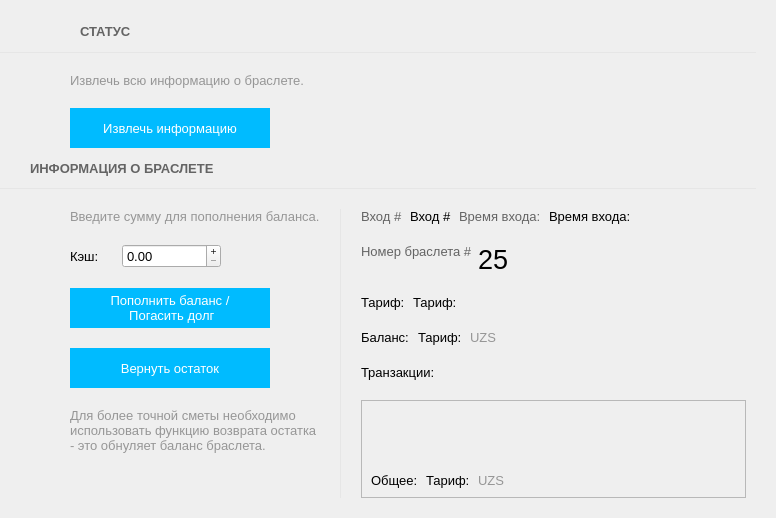
<?xml version="1.0" encoding="UTF-8"?>
<ui version="4.0">
 <class>StatusForm</class>
 <widget class="QWidget" name="StatusForm">
  <property name="geometry">
   <rect>
    <x>0</x>
    <y>0</y>
    <width>776</width>
    <height>518</height>
   </rect>
  </property>
  <property name="windowTitle">
   <string>Form</string>
  </property>
  <layout class="QVBoxLayout" name="verticalLayout_5" stretch="0,0,0,0,0,1">
   <property name="spacing">
    <number>10</number>
   </property>
   <property name="leftMargin">
    <number>0</number>
   </property>
   <property name="topMargin">
    <number>20</number>
   </property>
   <property name="rightMargin">
    <number>20</number>
   </property>
   <property name="bottomMargin">
    <number>20</number>
   </property>
   <item>
    <layout class="QHBoxLayout" name="horizontalLayout">
     <property name="leftMargin">
      <number>30</number>
     </property>
     <item>
      <widget class="QPushButton" name="pushButton">
       <property name="cursor">
        <cursorShape>PointingHandCursor</cursorShape>
       </property>
       <property name="text">
        <string/>
       </property>
       <property name="icon">
        <iconset resource="clientresources.qrc">
         <normaloff>:/images/mimiGlyphs/mimiGlyphs/png/15.png</normaloff>:/images/mimiGlyphs/mimiGlyphs/png/15.png</iconset>
       </property>
       <property name="flat">
        <bool>true</bool>
       </property>
      </widget>
     </item>
     <item>
      <widget class="QLabel" name="label_4">
       <property name="font">
        <font>
         <pointsize>10</pointsize>
         <weight>75</weight>
         <bold>true</bold>
        </font>
       </property>
       <property name="styleSheet">
        <string notr="true">color: rgb(100, 100, 100);</string>
       </property>
       <property name="text">
        <string>СТАТУС</string>
       </property>
      </widget>
     </item>
     <item>
      <spacer name="horizontalSpacer_2">
       <property name="orientation">
        <enum>Qt::Horizontal</enum>
       </property>
       <property name="sizeHint" stdset="0">
        <size>
         <width>40</width>
         <height>20</height>
        </size>
       </property>
      </spacer>
     </item>
    </layout>
   </item>
   <item>
    <widget class="Line" name="line">
     <property name="minimumSize">
      <size>
       <width>0</width>
       <height>1</height>
      </size>
     </property>
     <property name="maximumSize">
      <size>
       <width>16777215</width>
       <height>1</height>
      </size>
     </property>
     <property name="styleSheet">
      <string notr="true">background-color:rgba(230, 230, 230, 255);
</string>
     </property>
     <property name="lineWidth">
      <number>0</number>
     </property>
     <property name="orientation">
      <enum>Qt::Horizontal</enum>
     </property>
    </widget>
   </item>
   <item>
    <layout class="QHBoxLayout" name="horizontalLayout_2">
     <property name="spacing">
      <number>20</number>
     </property>
     <property name="leftMargin">
      <number>30</number>
     </property>
     <property name="topMargin">
      <number>10</number>
     </property>
     <item>
      <layout class="QVBoxLayout" name="verticalLayout_2">
       <property name="spacing">
        <number>5</number>
       </property>
       <property name="topMargin">
        <number>0</number>
       </property>
       <property name="rightMargin">
        <number>0</number>
       </property>
       <item>
        <widget class="QLabel" name="label_3">
         <property name="minimumSize">
          <size>
           <width>20</width>
           <height>20</height>
          </size>
         </property>
         <property name="maximumSize">
          <size>
           <width>20</width>
           <height>20</height>
          </size>
         </property>
         <property name="font">
          <font>
           <pointsize>12</pointsize>
          </font>
         </property>
         <property name="pixmap">
          <pixmap resource="clientresources.qrc">:/images/mimiGlyphs/mimiGlyphs/png/33.png</pixmap>
         </property>
         <property name="scaledContents">
          <bool>true</bool>
         </property>
        </widget>
       </item>
       <item>
        <spacer name="verticalSpacer">
         <property name="orientation">
          <enum>Qt::Vertical</enum>
         </property>
         <property name="sizeHint" stdset="0">
          <size>
           <width>20</width>
           <height>40</height>
          </size>
         </property>
        </spacer>
       </item>
      </layout>
     </item>
     <item>
      <layout class="QVBoxLayout" name="verticalLayout">
       <property name="spacing">
        <number>20</number>
       </property>
       <item>
        <widget class="QLabel" name="label_5">
         <property name="sizePolicy">
          <sizepolicy hsizetype="Preferred" vsizetype="Minimum">
           <horstretch>0</horstretch>
           <verstretch>0</verstretch>
          </sizepolicy>
         </property>
         <property name="font">
          <font>
           <pointsize>10</pointsize>
          </font>
         </property>
         <property name="text">
          <string>&lt;html&gt;&lt;head/&gt;&lt;body&gt;&lt;p&gt;&lt;span style=&quot; color:#969696;&quot;&gt;Извлечь всю информацию о браслете.&lt;/span&gt;&lt;/p&gt;&lt;/body&gt;&lt;/html&gt;</string>
         </property>
         <property name="wordWrap">
          <bool>false</bool>
         </property>
        </widget>
       </item>
       <item>
        <layout class="QHBoxLayout" name="horizontalLayout_5">
         <item>
          <widget class="QPushButton" name="proceed_bracer_pushButton">
           <property name="sizePolicy">
            <sizepolicy hsizetype="Minimum" vsizetype="Minimum">
             <horstretch>0</horstretch>
             <verstretch>0</verstretch>
            </sizepolicy>
           </property>
           <property name="minimumSize">
            <size>
             <width>200</width>
             <height>40</height>
            </size>
           </property>
           <property name="font">
            <font>
             <pointsize>10</pointsize>
            </font>
           </property>
           <property name="styleSheet">
            <string notr="true">QAbstractButton{
color: rgb(255, 255, 255);
border:none;
	background-color: rgb(0, 187, 255);
}
QAbstractButton:hover{
/*background-color: rgb(255, 170, 0);*/
	background-color: rgb(0, 187, 255, 50%);

}</string>
           </property>
           <property name="text">
            <string>Извлечь информацию</string>
           </property>
          </widget>
         </item>
         <item>
          <spacer name="horizontalSpacer">
           <property name="orientation">
            <enum>Qt::Horizontal</enum>
           </property>
           <property name="sizeHint" stdset="0">
            <size>
             <width>40</width>
             <height>20</height>
            </size>
           </property>
          </spacer>
         </item>
        </layout>
       </item>
      </layout>
     </item>
    </layout>
   </item>
   <item>
    <layout class="QHBoxLayout" name="horizontalLayout_3">
     <property name="leftMargin">
      <number>30</number>
     </property>
     <item>
      <widget class="QLabel" name="label_6">
       <property name="font">
        <font>
         <pointsize>10</pointsize>
         <weight>75</weight>
         <bold>true</bold>
        </font>
       </property>
       <property name="styleSheet">
        <string notr="true">color: rgb(100, 100, 100);</string>
       </property>
       <property name="text">
        <string>ИНФОРМАЦИЯ О БРАСЛЕТЕ</string>
       </property>
      </widget>
     </item>
     <item>
      <spacer name="horizontalSpacer_3">
       <property name="orientation">
        <enum>Qt::Horizontal</enum>
       </property>
       <property name="sizeHint" stdset="0">
        <size>
         <width>40</width>
         <height>20</height>
        </size>
       </property>
      </spacer>
     </item>
    </layout>
   </item>
   <item>
    <widget class="Line" name="line_2">
     <property name="minimumSize">
      <size>
       <width>0</width>
       <height>1</height>
      </size>
     </property>
     <property name="maximumSize">
      <size>
       <width>16777215</width>
       <height>1</height>
      </size>
     </property>
     <property name="styleSheet">
      <string notr="true">background-color:rgba(230, 230, 230, 255);
</string>
     </property>
     <property name="lineWidth">
      <number>0</number>
     </property>
     <property name="orientation">
      <enum>Qt::Horizontal</enum>
     </property>
    </widget>
   </item>
   <item>
    <layout class="QHBoxLayout" name="horizontalLayout_4" stretch="0,0,0,1">
     <property name="spacing">
      <number>20</number>
     </property>
     <property name="leftMargin">
      <number>30</number>
     </property>
     <property name="topMargin">
      <number>10</number>
     </property>
     <item>
      <layout class="QVBoxLayout" name="verticalLayout_3">
       <property name="spacing">
        <number>5</number>
       </property>
       <property name="topMargin">
        <number>0</number>
       </property>
       <property name="rightMargin">
        <number>0</number>
       </property>
       <item>
        <widget class="QLabel" name="label_7">
         <property name="minimumSize">
          <size>
           <width>20</width>
           <height>20</height>
          </size>
         </property>
         <property name="maximumSize">
          <size>
           <width>20</width>
           <height>20</height>
          </size>
         </property>
         <property name="font">
          <font>
           <pointsize>12</pointsize>
          </font>
         </property>
         <property name="pixmap">
          <pixmap resource="clientresources.qrc">:/images/mimiGlyphs/mimiGlyphs/png/4.png</pixmap>
         </property>
         <property name="scaledContents">
          <bool>true</bool>
         </property>
        </widget>
       </item>
       <item>
        <spacer name="verticalSpacer_3">
         <property name="orientation">
          <enum>Qt::Vertical</enum>
         </property>
         <property name="sizeHint" stdset="0">
          <size>
           <width>20</width>
           <height>40</height>
          </size>
         </property>
        </spacer>
       </item>
      </layout>
     </item>
     <item>
      <layout class="QVBoxLayout" name="verticalLayout_4">
       <property name="spacing">
        <number>20</number>
       </property>
       <item>
        <widget class="QLabel" name="label_8">
         <property name="font">
          <font>
           <pointsize>10</pointsize>
          </font>
         </property>
         <property name="text">
          <string>&lt;html&gt;&lt;head/&gt;&lt;body&gt;&lt;p&gt;&lt;span style=&quot; color:#969696;&quot;&gt;Введите сумму для пополнения баланса.&lt;/span&gt;&lt;/p&gt;&lt;/body&gt;&lt;/html&gt;</string>
         </property>
         <property name="wordWrap">
          <bool>false</bool>
         </property>
        </widget>
       </item>
       <item>
        <layout class="QHBoxLayout" name="horizontalLayout_8">
         <item>
          <widget class="QLabel" name="label_28">
           <property name="font">
            <font>
             <pointsize>10</pointsize>
            </font>
           </property>
           <property name="text">
            <string>Кэш: </string>
           </property>
          </widget>
         </item>
         <item>
          <widget class="QDoubleSpinBox" name="cash_doubleSpinBox">
           <property name="sizePolicy">
            <sizepolicy hsizetype="Expanding" vsizetype="Fixed">
             <horstretch>0</horstretch>
             <verstretch>0</verstretch>
            </sizepolicy>
           </property>
           <property name="maximumSize">
            <size>
             <width>160</width>
             <height>16777215</height>
            </size>
           </property>
           <property name="font">
            <font>
             <pointsize>10</pointsize>
            </font>
           </property>
           <property name="buttonSymbols">
            <enum>QAbstractSpinBox::PlusMinus</enum>
           </property>
           <property name="decimals">
            <number>2</number>
           </property>
           <property name="maximum">
            <double>10000000.000000000000000</double>
           </property>
           <property name="singleStep">
            <double>500.000000000000000</double>
           </property>
          </widget>
         </item>
         <item>
          <spacer name="horizontalSpacer_6">
           <property name="orientation">
            <enum>Qt::Horizontal</enum>
           </property>
           <property name="sizeHint" stdset="0">
            <size>
             <width>40</width>
             <height>20</height>
            </size>
           </property>
          </spacer>
         </item>
        </layout>
       </item>
       <item>
        <layout class="QHBoxLayout" name="horizontalLayout_6">
         <item>
          <widget class="QPushButton" name="proceed_bracer_pushButton_2">
           <property name="minimumSize">
            <size>
             <width>200</width>
             <height>40</height>
            </size>
           </property>
           <property name="font">
            <font>
             <pointsize>10</pointsize>
            </font>
           </property>
           <property name="styleSheet">
            <string notr="true">QAbstractButton{
color: rgb(255, 255, 255);
border:none;
	background-color: rgb(0, 187, 255);
}
QAbstractButton:hover{
/*background-color: rgb(255, 170, 0);*/
	background-color: rgb(0, 187, 255, 50%);

}</string>
           </property>
           <property name="text">
            <string>Пополнить баланс /
 Погасить долг</string>
           </property>
          </widget>
         </item>
         <item>
          <spacer name="horizontalSpacer_4">
           <property name="orientation">
            <enum>Qt::Horizontal</enum>
           </property>
           <property name="sizeHint" stdset="0">
            <size>
             <width>40</width>
             <height>20</height>
            </size>
           </property>
          </spacer>
         </item>
        </layout>
       </item>
       <item>
        <layout class="QHBoxLayout" name="horizontalLayout_7">
         <item>
          <widget class="QPushButton" name="proceed_bracer_pushButton_3">
           <property name="minimumSize">
            <size>
             <width>200</width>
             <height>40</height>
            </size>
           </property>
           <property name="font">
            <font>
             <pointsize>10</pointsize>
            </font>
           </property>
           <property name="styleSheet">
            <string notr="true">QAbstractButton{
color: rgb(255, 255, 255);
border:none;
	background-color: rgb(0, 187, 255);
}
QAbstractButton:hover{
/*background-color: rgb(255, 170, 0);*/
	background-color: rgb(0, 187, 255, 50%);

}</string>
           </property>
           <property name="text">
            <string>Вернуть остаток</string>
           </property>
          </widget>
         </item>
         <item>
          <spacer name="horizontalSpacer_5">
           <property name="orientation">
            <enum>Qt::Horizontal</enum>
           </property>
           <property name="sizeHint" stdset="0">
            <size>
             <width>40</width>
             <height>20</height>
            </size>
           </property>
          </spacer>
         </item>
        </layout>
       </item>
       <item>
        <widget class="QLabel" name="label_9">
         <property name="font">
          <font>
           <pointsize>10</pointsize>
          </font>
         </property>
         <property name="text">
          <string>&lt;html&gt;&lt;head/&gt;&lt;body&gt;&lt;p&gt;&lt;span style=&quot; color:#969696;&quot;&gt;Для более точной сметы необходимо использовать функцию возврата остатка - это обнуляет баланс браслета.&lt;/span&gt;&lt;/p&gt;&lt;/body&gt;&lt;/html&gt;</string>
         </property>
         <property name="wordWrap">
          <bool>true</bool>
         </property>
        </widget>
       </item>
       <item>
        <spacer name="verticalSpacer_4">
         <property name="orientation">
          <enum>Qt::Vertical</enum>
         </property>
         <property name="sizeHint" stdset="0">
          <size>
           <width>20</width>
           <height>40</height>
          </size>
         </property>
        </spacer>
       </item>
      </layout>
     </item>
     <item>
      <widget class="Line" name="line_3">
       <property name="minimumSize">
        <size>
         <width>1</width>
         <height>0</height>
        </size>
       </property>
       <property name="maximumSize">
        <size>
         <width>1</width>
         <height>16777215</height>
        </size>
       </property>
       <property name="styleSheet">
        <string notr="true">background-color:rgba(230, 230, 230, 255);
</string>
       </property>
       <property name="lineWidth">
        <number>0</number>
       </property>
       <property name="orientation">
        <enum>Qt::Vertical</enum>
       </property>
      </widget>
     </item>
     <item>
      <layout class="QVBoxLayout" name="verticalLayout_7">
       <property name="rightMargin">
        <number>10</number>
       </property>
       <item>
        <layout class="QHBoxLayout" name="horizontalLayout_9">
         <property name="spacing">
          <number>5</number>
         </property>
         <property name="topMargin">
          <number>0</number>
         </property>
         <item>
          <widget class="QLabel" name="label">
           <property name="font">
            <font>
             <pointsize>10</pointsize>
            </font>
           </property>
           <property name="styleSheet">
            <string notr="true">color: rgb(100, 100, 100);</string>
           </property>
           <property name="text">
            <string>Вход # </string>
           </property>
          </widget>
         </item>
         <item>
          <widget class="QLabel" name="enter_number">
           <property name="font">
            <font>
             <pointsize>10</pointsize>
            </font>
           </property>
           <property name="text">
            <string>Вход # </string>
           </property>
          </widget>
         </item>
         <item>
          <widget class="QLabel" name="label_2">
           <property name="font">
            <font>
             <pointsize>10</pointsize>
            </font>
           </property>
           <property name="styleSheet">
            <string notr="true">color: rgb(100, 100, 100);</string>
           </property>
           <property name="text">
            <string>Время входа: </string>
           </property>
          </widget>
         </item>
         <item>
          <widget class="QLabel" name="enter_time_label">
           <property name="sizePolicy">
            <sizepolicy hsizetype="Expanding" vsizetype="Preferred">
             <horstretch>0</horstretch>
             <verstretch>0</verstretch>
            </sizepolicy>
           </property>
           <property name="font">
            <font>
             <pointsize>10</pointsize>
            </font>
           </property>
           <property name="text">
            <string>Время входа: </string>
           </property>
          </widget>
         </item>
        </layout>
       </item>
       <item>
        <layout class="QHBoxLayout" name="horizontalLayout_10">
         <property name="spacing">
          <number>5</number>
         </property>
         <property name="topMargin">
          <number>0</number>
         </property>
         <item>
          <widget class="QLabel" name="label_10">
           <property name="font">
            <font>
             <pointsize>10</pointsize>
            </font>
           </property>
           <property name="styleSheet">
            <string notr="true">color: rgb(100, 100, 100);</string>
           </property>
           <property name="text">
            <string>Номер браслета #</string>
           </property>
           <property name="alignment">
            <set>Qt::AlignLeading|Qt::AlignLeft|Qt::AlignTop</set>
           </property>
          </widget>
         </item>
         <item>
          <widget class="QLabel" name="bracer_number_label">
           <property name="sizePolicy">
            <sizepolicy hsizetype="Expanding" vsizetype="Preferred">
             <horstretch>0</horstretch>
             <verstretch>0</verstretch>
            </sizepolicy>
           </property>
           <property name="font">
            <font>
             <pointsize>20</pointsize>
            </font>
           </property>
           <property name="text">
            <string>25</string>
           </property>
          </widget>
         </item>
        </layout>
       </item>
       <item>
        <layout class="QHBoxLayout" name="horizontalLayout_11">
         <property name="spacing">
          <number>5</number>
         </property>
         <property name="topMargin">
          <number>0</number>
         </property>
         <item>
          <widget class="QLabel" name="enter_number_2">
           <property name="font">
            <font>
             <pointsize>10</pointsize>
            </font>
           </property>
           <property name="text">
            <string>Тариф: </string>
           </property>
          </widget>
         </item>
         <item>
          <widget class="QLabel" name="tariff_label">
           <property name="sizePolicy">
            <sizepolicy hsizetype="Expanding" vsizetype="Preferred">
             <horstretch>0</horstretch>
             <verstretch>0</verstretch>
            </sizepolicy>
           </property>
           <property name="font">
            <font>
             <pointsize>10</pointsize>
            </font>
           </property>
           <property name="text">
            <string>Тариф: </string>
           </property>
          </widget>
         </item>
        </layout>
       </item>
       <item>
        <layout class="QHBoxLayout" name="horizontalLayout_12">
         <property name="spacing">
          <number>5</number>
         </property>
         <property name="topMargin">
          <number>0</number>
         </property>
         <item>
          <widget class="QLabel" name="enter_number_4">
           <property name="font">
            <font>
             <pointsize>10</pointsize>
            </font>
           </property>
           <property name="text">
            <string>Баланс: </string>
           </property>
          </widget>
         </item>
         <item>
          <widget class="QLabel" name="ballance_label">
           <property name="sizePolicy">
            <sizepolicy hsizetype="Preferred" vsizetype="Preferred">
             <horstretch>0</horstretch>
             <verstretch>0</verstretch>
            </sizepolicy>
           </property>
           <property name="font">
            <font>
             <pointsize>10</pointsize>
            </font>
           </property>
           <property name="text">
            <string>Тариф: </string>
           </property>
          </widget>
         </item>
         <item>
          <widget class="QLabel" name="enter_number_6">
           <property name="sizePolicy">
            <sizepolicy hsizetype="Expanding" vsizetype="Preferred">
             <horstretch>0</horstretch>
             <verstretch>0</verstretch>
            </sizepolicy>
           </property>
           <property name="font">
            <font>
             <pointsize>10</pointsize>
            </font>
           </property>
           <property name="styleSheet">
            <string notr="true">color: rgb(150, 150, 150);</string>
           </property>
           <property name="text">
            <string>UZS</string>
           </property>
          </widget>
         </item>
        </layout>
       </item>
       <item>
        <layout class="QHBoxLayout" name="horizontalLayout_13">
         <property name="spacing">
          <number>5</number>
         </property>
         <property name="topMargin">
          <number>0</number>
         </property>
         <item>
          <widget class="QLabel" name="enter_number_8">
           <property name="font">
            <font>
             <pointsize>10</pointsize>
            </font>
           </property>
           <property name="text">
            <string>Транзакции: </string>
           </property>
          </widget>
         </item>
        </layout>
       </item>
       <item>
        <widget class="QScrollArea" name="scrollArea">
         <property name="widgetResizable">
          <bool>true</bool>
         </property>
         <widget class="QWidget" name="scrollAreaWidgetContents">
          <property name="geometry">
           <rect>
            <x>0</x>
            <y>0</y>
            <width>379</width>
            <height>135</height>
           </rect>
          </property>
          <layout class="QVBoxLayout" name="verticalLayout_6">
           <item>
            <spacer name="verticalSpacer_2">
             <property name="orientation">
              <enum>Qt::Vertical</enum>
             </property>
             <property name="sizeHint" stdset="0">
              <size>
               <width>20</width>
               <height>90</height>
              </size>
             </property>
            </spacer>
           </item>
           <item>
            <layout class="QHBoxLayout" name="horizontalLayout_14">
             <property name="spacing">
              <number>5</number>
             </property>
             <property name="topMargin">
              <number>0</number>
             </property>
             <item>
              <widget class="QLabel" name="enter_number_7">
               <property name="font">
                <font>
                 <pointsize>10</pointsize>
                </font>
               </property>
               <property name="text">
                <string>Общее: </string>
               </property>
              </widget>
             </item>
             <item>
              <widget class="QLabel" name="total_transaction_label">
               <property name="sizePolicy">
                <sizepolicy hsizetype="Preferred" vsizetype="Preferred">
                 <horstretch>0</horstretch>
                 <verstretch>0</verstretch>
                </sizepolicy>
               </property>
               <property name="font">
                <font>
                 <pointsize>10</pointsize>
                </font>
               </property>
               <property name="text">
                <string>Тариф: </string>
               </property>
              </widget>
             </item>
             <item>
              <widget class="QLabel" name="enter_number_10">
               <property name="sizePolicy">
                <sizepolicy hsizetype="Expanding" vsizetype="Preferred">
                 <horstretch>0</horstretch>
                 <verstretch>0</verstretch>
                </sizepolicy>
               </property>
               <property name="font">
                <font>
                 <pointsize>10</pointsize>
                </font>
               </property>
               <property name="styleSheet">
                <string notr="true">color: rgb(150, 150, 150);</string>
               </property>
               <property name="text">
                <string>UZS</string>
               </property>
              </widget>
             </item>
            </layout>
           </item>
          </layout>
         </widget>
        </widget>
       </item>
      </layout>
     </item>
    </layout>
   </item>
  </layout>
 </widget>
 <resources>
  <include location="clientresources.qrc"/>
 </resources>
 <connections/>
</ui>
